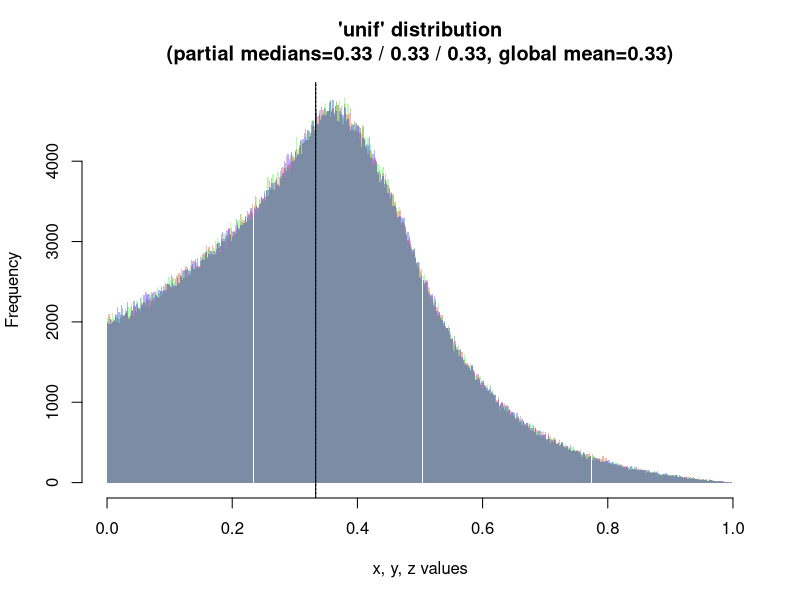
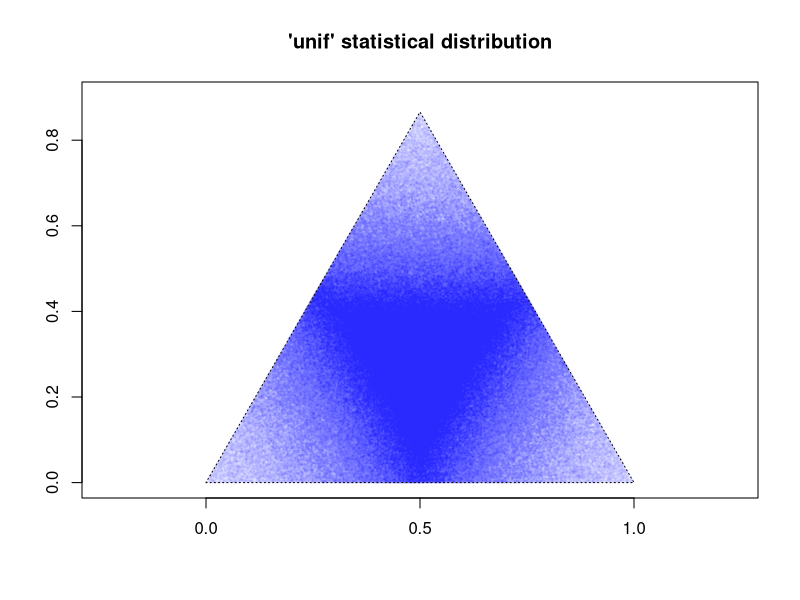
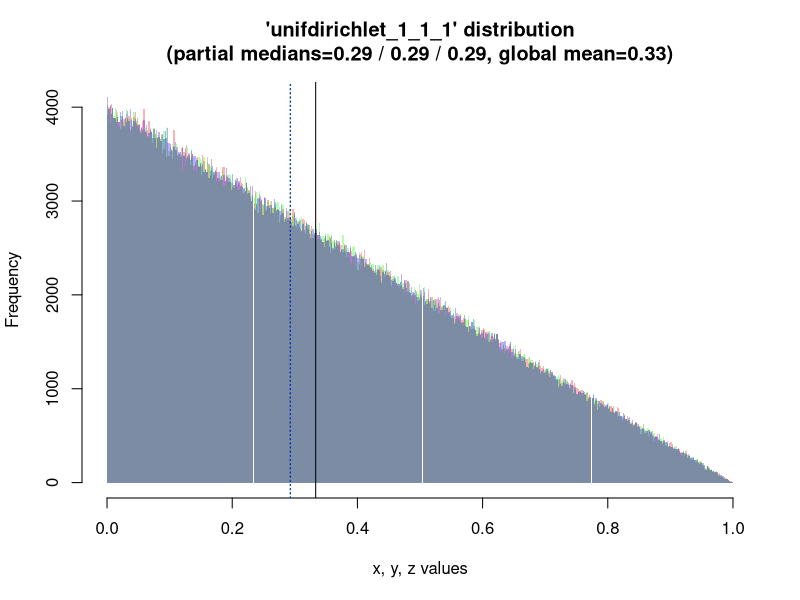
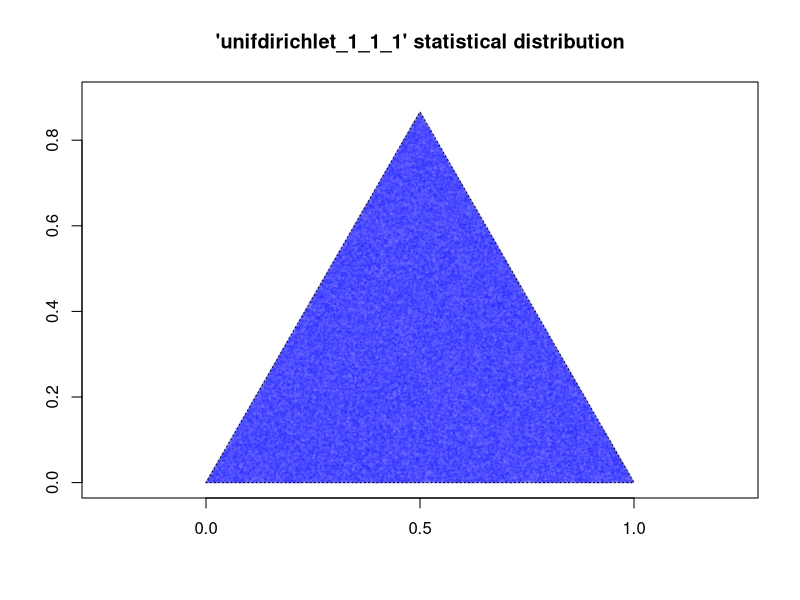
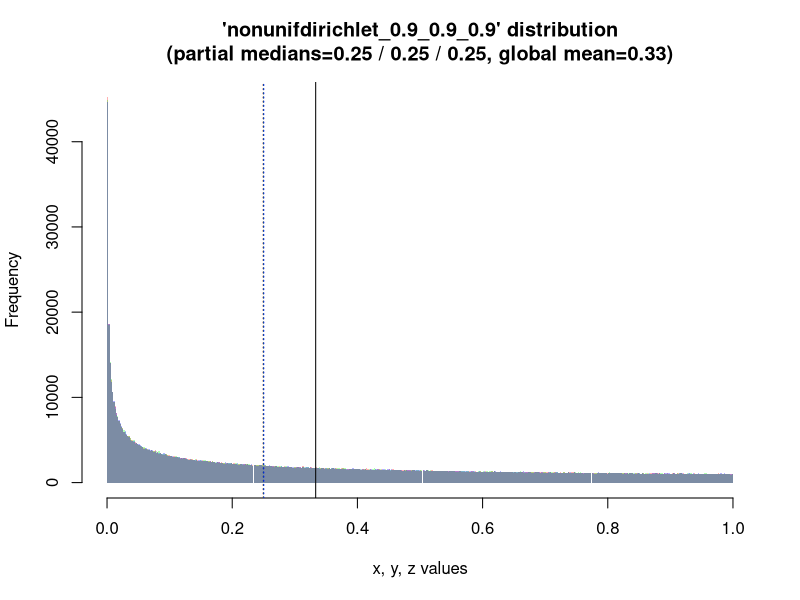
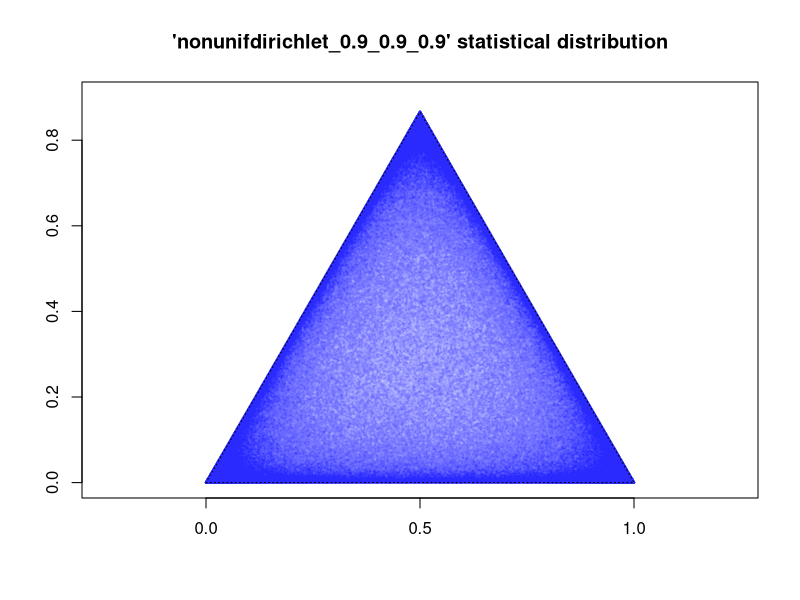
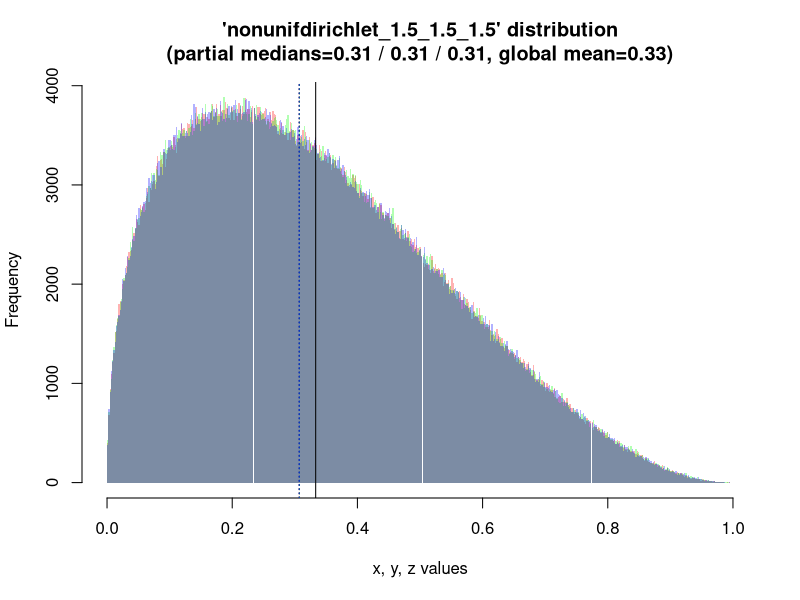
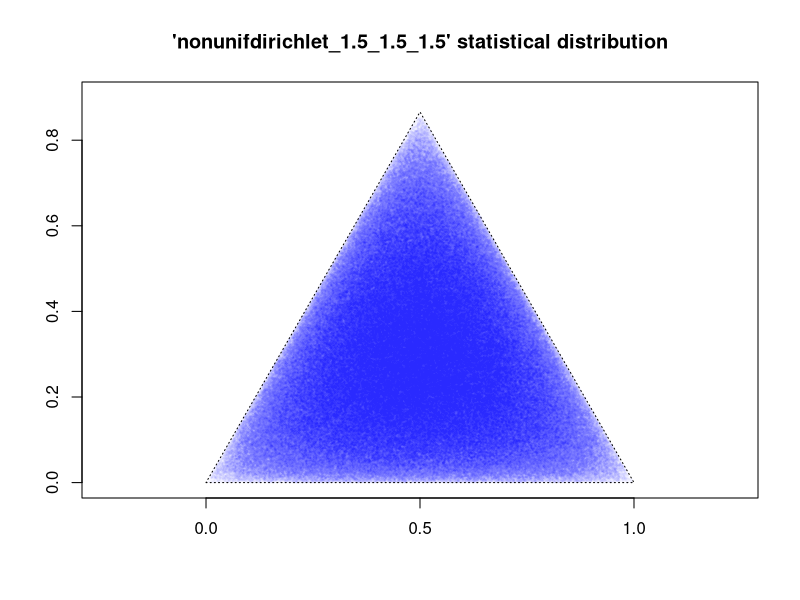

The R source for these figures, in order:
# Dirichlet distribution
# www.overfitting.net
# https://www.overfitting.net/


library(MCMCpack)  # Dirichlet distribution
library(tiff)


NVAR=3  # number of variables for the Dirichlet distribution
N=1000000  # number of Monte Carlo simulations
BREAKS=500  # histograms resolution
gamma=1  # 2.2

colores=c()  # we define up to 6 colours
colores=c(colores, rgb(1, 0, 0, alpha=0.3))  # red
colores=c(colores, rgb(0, 1, 0, alpha=0.3))  # green
colores=c(colores, rgb(0, 0, 1, alpha=0.3))  # blue
colores=c(colores, rgb(0, 1, 1, alpha=0.3))  # red inv
colores=c(colores, rgb(1, 0, 1, alpha=0.3))  # green inv
colores=c(colores, rgb(1, 1, 0, alpha=0.3))  # blue inv
coloressolid=sub("(.{6}).{2}$", "\\1FF", colores)


distr=c('unif', 'unifdirichlet_1_1_1',
        'nonunifdirichlet_0.9_0.9_0.9', 'nonunifdirichlet_1.5_1.5_1.5',
        'nonunifdirichlet_5_5_5', 'nonunifdirichlet_1_2_2',
        'nonunifdirichlet_2_4_8', 'nonunifdirichlet_random')

for (j in 1:length(distr)) {
    set.seed(100)  # reproducible results
    if (distr[j]=='unif') {
        votes=runif(N*NVAR)  # uniform
        dim(votes)=c(N, NVAR)  # redim as N x NVAR matrix
        votesnorm=sweep(votes, 1, rowSums(votes), FUN="/")  # normalize sum=1
    } else if (distr[j]=='unifdirichlet_1_1_1') {
        alpha=rep(1, NVAR)
        votesnorm=rdirichlet(N, alpha)  # non-uniform symmetric Dirichlet
    } else if (distr[j]=='nonunifdirichlet_0.9_0.9_0.9') {
        alpha=rep(0.5, NVAR)
        votesnorm=rdirichlet(N, alpha)  # non-uniform symmetric Dirichlet
    } else if (distr[j]=='nonunifdirichlet_1.5_1.5_1.5') {
        alpha=rep(1.5, NVAR)
        votesnorm=rdirichlet(N, alpha)  # non-uniform symmetric Dirichlet
    } else if (distr[j]=='nonunifdirichlet_5_5_5') {
        alpha=rep(5, NVAR)
        votesnorm=rdirichlet(N, alpha)  # non-uniform asymmetric Dirichlet
    } else if (distr[j]=='nonunifdirichlet_1_2_2') {
        alpha=c(1, 2, 2)
        votesnorm=rdirichlet(N, alpha)  # non-uniform asymmetric Dirichlet
    } else if (distr[j]=='nonunifdirichlet_2_4_8') {
        alpha=c(2, 4, 8)
        votesnorm=rdirichlet(N, alpha)  # non-uniform Dirichlet
    } else if (distr[j]=='nonunifdirichlet_random') {
        alphamatrix=runif(N*NVAR)  # define alpha weights with unif
        dim(alphamatrix)=c(N, NVAR)
        sampleslist=lapply(1:nrow(alphamatrix), function(i) {  # ver NOTA*
            rdirichlet(1, alphamatrix[i, ])  # non-uniform random Dirichlet
            })
        votesnorm=do.call(rbind, sampleslist)
    }

    mediana=c()
    medianas="partial medians="
    MAXIMO=0
    for (i in 1:NVAR) {
        mediana=c(mediana, median(votesnorm[,i]))
        medianas=paste0(medianas, ifelse(i>1, ' / ',''), round(mediana[i], 2))
        MAXTMP=max(hist(votesnorm[,i], breaks=BREAKS, plot=FALSE)$counts)
        if (MAXTMP>MAXIMO) MAXIMO=MAXTMP
    }
    media=mean(votesnorm)  # 1/3 by definition
    
    name=paste0(j, "_", distr[j])

    # Plot histograms of min % voting needed
    png(paste0("histogram", name, ".png"), width=800, height=400)
        hist(votesnorm[,1], breaks=BREAKS, col=colores[1],
             xlim=c(0,1), ylim=c(0,MAXIMO),
             main=paste0("'", distr[j], "'", ' distribution\n',
                         '(',
                         medianas, ', ',
                         'global mean=', round(media,2),
                         ')'
                         ),
            xlab='x, y, z values', border=NA)
        abline(v=mediana[1], col=coloressolid[1], lty="dotted")

        for (i in 2:NVAR) {
            hist(votesnorm[,i], breaks=BREAKS, col=colores[i],
                               add=TRUE, border=NA)
            abline(v=mediana[i], col=coloressolid[i], lty="dotted")
        }
        abline(v=media)
    dev.off()
    
    # Draw Dirichlet Triangle
    if (NVAR==3) {  # only for 3 variables the triangle makes sense
        df=as.data.frame(votesnorm)
        colnames(df)=c('x', 'y', 'z')
        df$u = (-df$x + df$y +          1) / 2  # 2D projection of the x+y+z=1 plane
        df$v = (-df$x - df$y + 2*df$z + 1) / (2*3^0.5)
        png(paste0("triangle", name, ".png"), width=800, height=800)
        plot(df$u, df$v,
             main=paste0("'", distr[j], "'", ' statistical distribution'),
             xlim=c(0,1), ylim=c(0,0.9),
             pch=19, cex=0.25, asp=1,
             col=rgb(0, 0, 1, alpha=0.01),
             xlab="", ylab="")
        lines(c(0, 1, 1/2, 0), c(0, 0, 3^0.5/2, 0), lty="dotted")
        dev.off()
    }
    
    # Render graphically the voting distribution
    votesplot=votesnorm
    dim(votesplot)=c(dim(votesnorm)[1]/1000, dim(votesnorm)[2]*1000)
    writeTIFF(votesplot^(1/gamma), paste0("voting", name, ".tif"),
              bits.per.sample=16)
}


# *NOTA: sobre el funcionamiento de la función con alpha de tipo matriz

# rdirichlet(n=nrow(alpha_matrix), alpha=alpha_matrix)
# con alpha_matrix matriz de 3 filas × 4 columnas, la función interpreta cada fila
# como un conjunto de parámetros Dirichlet distinto, y lo que devuelve es una
# matriz de tamaño n × k, en este caso 3 × 12 porque aplana los resultados
# en fila única concatenada.

# Esto es un comportamiento interno de rdirichlet() que no está documentado
# con claridad, pero sucede así:
    
# Si haces rdirichlet(3, alpha_vector_de_largo_4), obtienes 3 filas × 4 columnas
# como esperas.

# Si haces rdirichlet(3, alpha_matrix_3x4), devuelve 3 muestras personalizadas,
# pero como las aplana horizontalmente, obtienes una matriz de 3 × (3×4) = 3 × 12.
